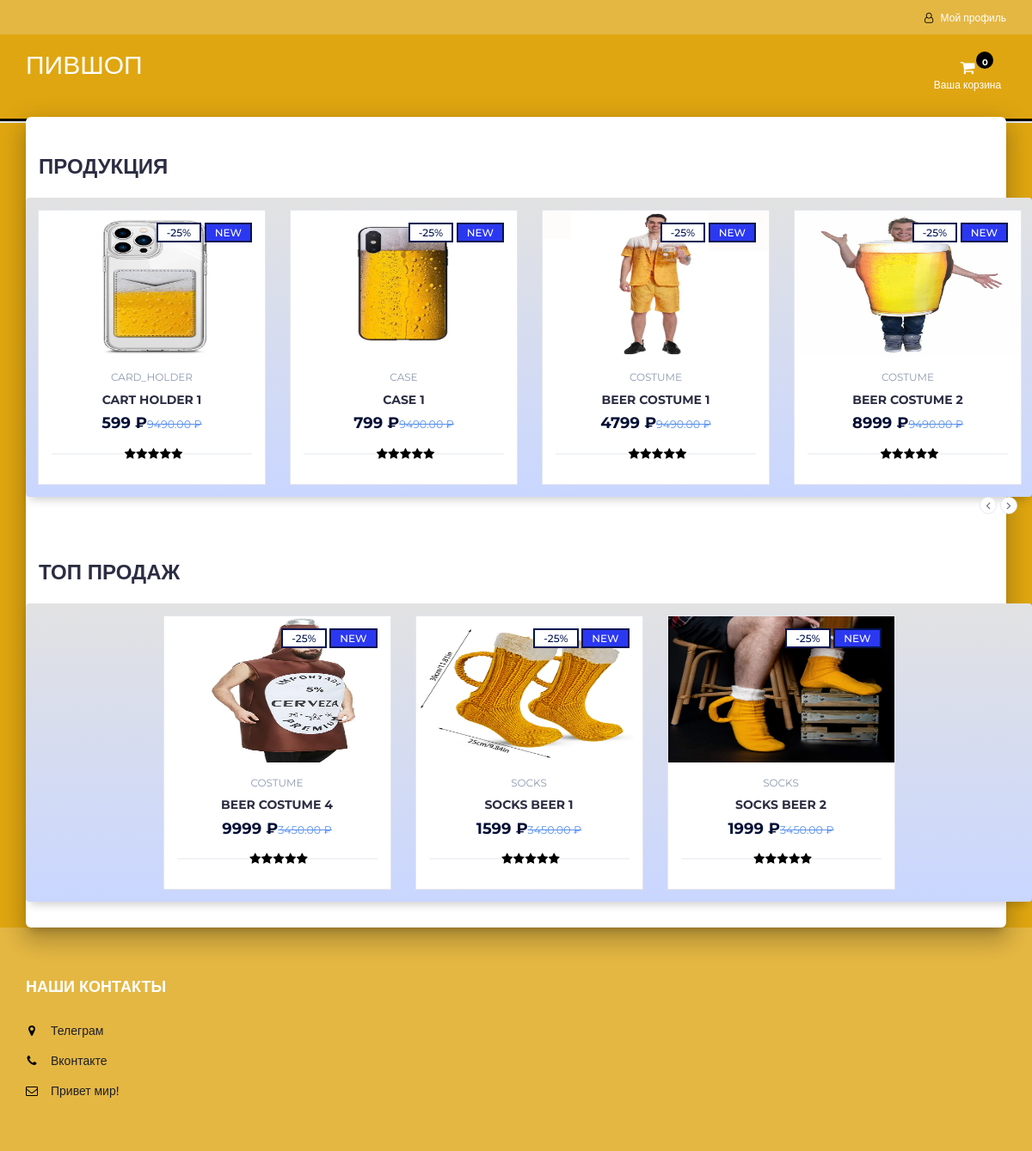
Before: / with the older database file.
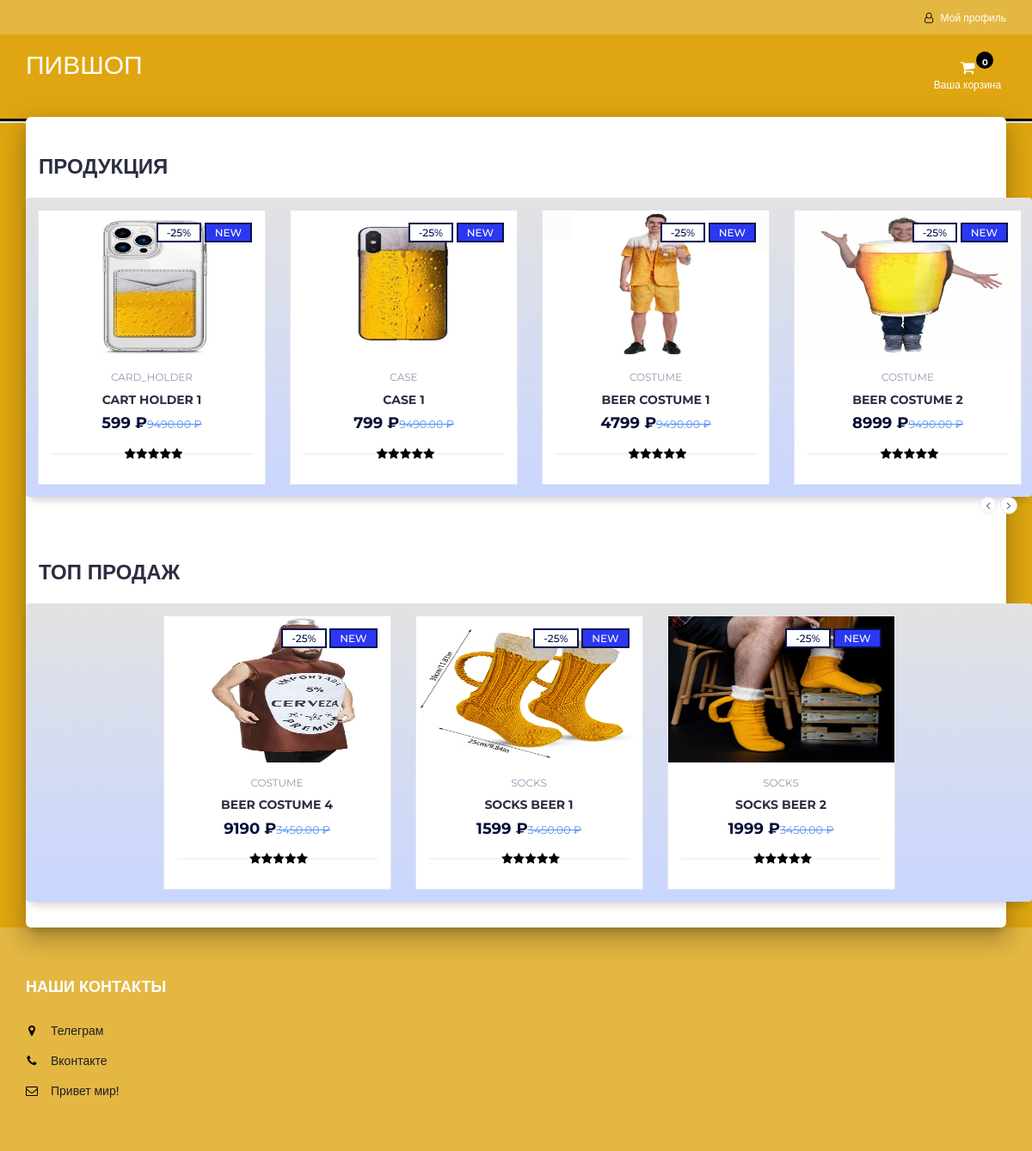
After: the same page with the newer database file.
### tables this page shows
CREATE TABLE `products` (
  `product_id` int(100) NOT NULL,
  `product_cat` int(100) NOT NULL,
  `product_brand` int(100) NOT NULL,
  `product_title` varchar(255) NOT NULL,
  `product_price` int(100) NOT NULL,
  `product_desc` text NOT NULL,
  `product_image` text NOT NULL,
  `product_keywords` text NOT NULL
);

CREATE TABLE `categories` (
  `cat_id` int(100) NOT NULL,
  `cat_title` text NOT NULL
);

### index.php (called while the page is built)
<?php
include "header.php";
include "body.php";
include "footer.php";
?>

### body.php (the view, shortened to what this page needs)
<div class="main main-raised">
	<div class="section">
		<div class="container">
			<div class="row">
				<div class="col-md-12">
					<div class="section-title">
						<h3 class="title">Продукция</h3>
					</div>
				</div>
				<div class="col-md-12 mainn mainn-raised">
					<div class="row">
						<div class="products-tabs">
							<div id="tab1" class="tab-pane active">
								<div class="products-slick" data-nav="#slick-nav-1">
									<?php
									include 'db.php';
									$product_query = "SELECT * FROM products,categories WHERE product_cat=cat_id";
									$run_query = mysqli_query($con, $product_query);
									if (mysqli_num_rows($run_query) > 0) {
										while ($row = mysqli_fetch_array($run_query)) {
											$pro_id    = $row['product_id'];
											$pro_title = $row['product_title'];
											$pro_price = $row['product_price'];
											$pro_image = $row['product_image'];
											$cat_name = $row["cat_title"];
											echo "
								<div class='product'>
									<a href='product.php?p=$pro_id'><div class='product-img'>
										<img src='product_images/$pro_image' style='max-height: 170px;' alt=''>
										<div class='product-label'>
											<span class='sale'>-25%</span>
											<span class='new'>NEW</span>
										</div>
									</div></a>
									<div class='product-body'>
										<p class='product-category'>$cat_name</p>
										<h3 class='product-name header-cart-item-name'><a href='product.php?p=$pro_id'>$pro_title</a></h3>
										<h4 class='product-price header-cart-item-info'>$pro_price   ₽<del class='product-old-price'>9490.00   ₽</del></h4>
										<div class='product-rating'>
											<i class='fa fa-star'></i>
											<i class='fa fa-star'></i>
											<i class='fa fa-star'></i>
											<i class='fa fa-star'></i>
											<i class='fa fa-star'></i>
										</div>
									</div>
									<div class='add-to-cart'>
										<button pid='$pro_id' id='product' class='add-to-cart-btn block2-btn-towishlist' href='#'><i class='fa fa-shopping-cart'></i> add to cart</button>
									</div>
								</div>
			";
										};
									}
									?>
								</div>
								<div id="slick-nav-1" class="products-slick-nav"></div>
							</div>
						</div>
					</div>
				</div>
			</div>
		</div>
	</div>
	<div class="section">
		<div class="container">
			<div class="row">
				<div class="col-md-12">
					<div class="section-title">
						<h3 class="title">Топ продаж</h3>
					</div>
				</div>
				<div class="col-md-12 mainn mainn-raised">
					<div class="row">
						<div class="products-tabs">
							<div id="tab2" class="tab-pane fade in active">
								<div class="products-slick" data-nav="#slick-nav-2">
									<?php
									include 'db.php';
									$product_query = "SELECT * FROM products,categories WHERE product_cat=cat_id AND product_id BETWEEN 6 AND 15";
									$run_query = mysqli_query($con, $product_query);
									if (mysqli_num_rows($run_query) > 0) {
										while ($row = mysqli_fetch_array($run_query)) {
											$pro_id    = $row['product_id'];
											$pro_title = $row['product_title'];
											$pro_price = $row['product_price'];
											$pro_image = $row['product_image'];
											$cat_name = $row["cat_title"];
											echo "
								<div class='product'>
									<a href='product.php?p=$pro_id'><div class='product-img'>
										<img src='product_images/$pro_image' style='max-height: 170px;' alt=''>
										<div class='product-label'>
											<span class='sale'>-25%</span>
											<span class='new'>NEW</span>
										</div>
									</div></a>
									<div class='product-body'>
										<p class='product-category'>$cat_name</p>
										<h3 class='product-name header-cart-item-name'><a href='product.php?p=$pro_id'>$pro_title</a></h3>
										<h4 class='product-price header-cart-item-info'>$pro_price   ₽<del class='product-old-price'>3450.00   ₽</del></h4>
										<div class='product-rating'>
											<i class='fa fa-star'></i>
											<i class='fa fa-star'></i>
											<i class='fa fa-star'></i>
											<i class='fa fa-star'></i>
											<i class='fa fa-star'></i>
										</div>
									</div>
									<div class='add-to-cart'>
										<button pid='$pro_id' id='product' class='add-to-cart-btn block2-btn-towishlist' href='#'><i class='fa fa-shopping-cart'></i> add to cart</button>
									</div>
								</div>
			";
										};
									}
									?>
								</div>
							</div>
						</div>
					</div>
				</div>
			</div>
		</div>
	</div>
</div>

Changed rows visible on the page:
changed products "BEER COSTUME 4": product_price "9999" → "9190"
